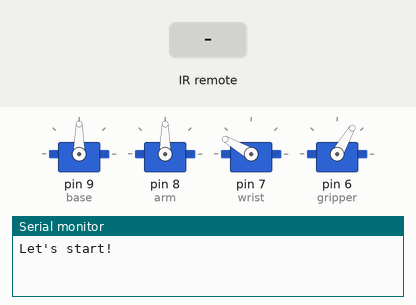
This sketch was run on a simulated Arduino Uno, built with avr-gcc and run on an emulated ATmega328P. On the bench: 4 × servo, the last lines printed to the serial monitor. Inputs (shaded band) come from the test bench.

Above: at 1.2 s.
1.3 s: infrared code 0xFD10EF received
At 1.91 s:
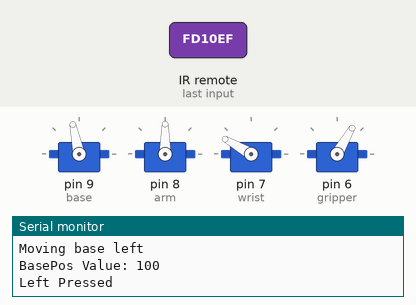
4.3 s: infrared code 0xFDA05F received
At 4.36 s:
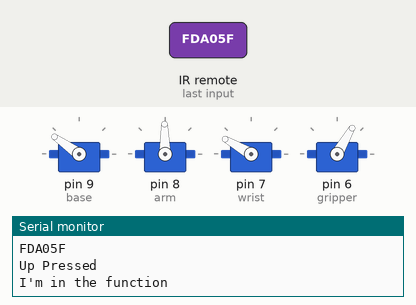
7.3 s: infrared code 0xFD50AF received
At 7.34 s:
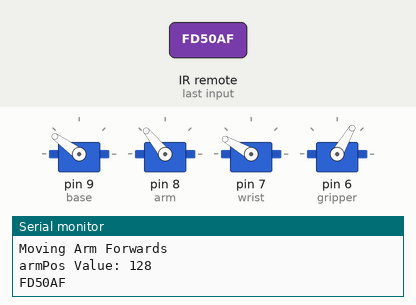
10.3 s: infrared code 0xFDB04F received
At 11.2 s:
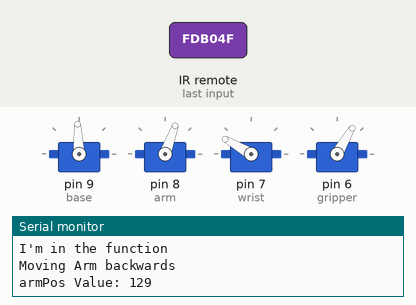
11.8 s: infrared code 0xFD08F7 received
14.8 s: infrared code 0xFD28D7 received
At 17.7 s:
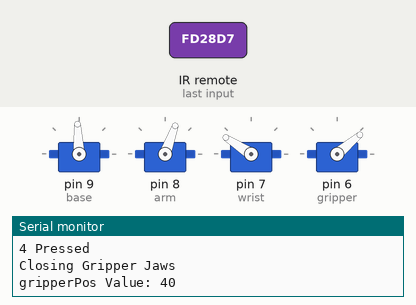
Timing chart, 0 to 18.8 s (numbered marks = the images above; inputs shaded):
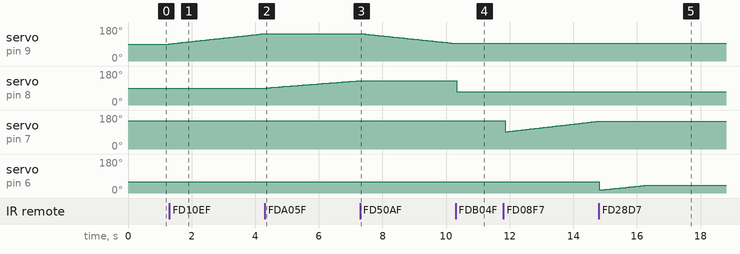

The sketch:

IR_remote_scheme2.ino
```cpp
/*
 *  BASE FUNCTIONS CREATED BY: Alex's Mearm code Serial Control Code 04/04/2015 (c)
*/


#include <IRremote.h>
#include <IRremoteInt.h>
#include <Servo.h>

int RECV_PIN = 11;
IRrecv irrecv(RECV_PIN);
decode_results results;


Servo base, arm, wrist, gripper;

/*  SET TO PARTICULAR VALUES TO PREVENT MOVEMENT AT START */
int basePos = 90;
int armPos = 90; //RIGHT is arm
int wristPos = 90; //LEFT is wrist
int gripperPos = 15;

void setup()
{
  Serial.begin(9600);
  irrecv.enableIRIn(); // Start the receiver

  base.attach(9);
  base.write(90);

  arm.attach(8);
  arm.write(90);

  wrist.attach(7);
  wrist.write(150);

  gripper.attach(6);
  gripper.write(60);

  Serial.print("Let's start!");
  Serial.println();
}

void loop()
{
  if (irrecv.decode(&results))
    {
     Serial.println(results.value, HEX);
     irrecv.resume(); // Receive the next value
    }

     switch(results.value)
     {
        case 0xFD10EF: //left arrow
              Serial.print("Left Pressed");
              Serial.println();
              moveBaseLeft();
              break;
        case 0xFD50AF: //right arrow
              Serial.print("Right Pressed");
              Serial.println();
              moveBaseRight();
              break;
        case 0xFDA05F: //up arrow
              Serial.print("Up Pressed");
              Serial.println();
              moveArmForwards();
              break;
        case 0xFDB04F: //down arrow
              Serial.print("Down Pressed");
              Serial.println();
              moveArmBackwards();
              break;
        case 0xFD08F7: //one
              Serial.print("1 Pressed");
              Serial.println();
              moveWristUp();
              break;
        case 0xFD8877: //two
              Serial.print("2 Pressed");
              Serial.println();
              moveWristDown();
              break;
        case 0xFD28D7: //four
              Serial.print("4 Pressed");
              Serial.println();
              closeGripper();
              break;
        case 0xFDA857: //five
              Serial.print("5 Pressed");
              Serial.println();
              openGripper();
              break;
        case 0xFD58A7: //nine
              Serial.print("9 Pressed");
              Serial.println();
              stopMoving();
              break;
        case 0xFD807F: //Play button
              Serial.print("Play was pressed.");
              Serial.println();
              startMoving();
              break;
     }
}

void moveBaseLeft()
{
  Serial.print("Moving base left ");
  Serial.println();
  Serial.print("BasePos Value: ");
  Serial.print(basePos);
  Serial.println();


  if (basePos >= 0 && basePos != 180)
    {
      basePos = basePos + 1;
      base.write(basePos);
      delay(15);
    }

  if (basePos == 180)
    {
      Serial.print("Reached end of travel....stopping");
      Serial.println();

    }

  Serial.flush();

}

void moveBaseRight()
{
  Serial.print("Moving base right ");
  Serial.println();
  Serial.print("BasePos Value: ");
  Serial.print(basePos);
  Serial.println();

  if (basePos <= 180 && basePos != 0)
    {
      basePos = basePos - 1;
      base.write(basePos);
      delay(15);
    }

  if (basePos == 0)
    {
      Serial.print("Reached end of travel....stopping");
      Serial.println();
    }

  Serial.flush();

}

void moveArmForwards()
{
  Serial.print("I'm in the function");
  Serial.println();
  Serial.print("Moving Arm Forwards ");
  Serial.println();

  Serial.print("armPos Value: ");
  Serial.print(armPos);
  Serial.println();

  if (armPos >=40 && armPos != 180)
    {
      armPos = armPos + 1;
      arm.write(armPos);
      delay(15);
    }

  if( armPos > 145 )
  {
    wrist.write(150);
  }

  if (armPos == 180)
    {
      Serial.print("Reached end of travel....stopping");
      Serial.println();
    }

  Serial.flush();

}

void moveArmBackwards()
{
  Serial.print("I'm in the function");
  Serial.println();
  Serial.print("Moving Arm backwards ");
  Serial.println();

  Serial.print("armPos Value: ");
  Serial.print(armPos);
  Serial.println();


  if( wristPos <= 90 )
  {
      arm.write(70);

  } else if (armPos <= 180 && armPos != 40)
    {
      armPos = armPos - 1;
      arm.write(armPos);
      delay(15);
    }


  if (armPos == 40)
    {
      Serial.print("Reached end of travel....stopping");
      Serial.println();
    }

  Serial.flush();

}

void moveWristUp()
{

  Serial.print("Moving Wrist Up ");
  Serial.println();

  Serial.print("wristPos Value: ");
  Serial.print(wristPos);
  Serial.println();

  if (wristPos >= 70 && wristPos != 165)
    {
      wristPos = wristPos + 1;
      wrist.write(wristPos);
      delay(15);
    }

  if (wristPos == 165)
    {
      Serial.print("Reached end of travel....stopping");
      Serial.println();
    }

  Serial.flush();

}

void moveWristDown()
{

  Serial.print("Moving Wrist Down ");
  Serial.println();
  Serial.print("wristPos Value: ");
  Serial.print(wristPos);
  Serial.println();

  if( armPos == 70 )
  {

  } else if (wristPos <= 165 && wristPos != 70)
    {
      wristPos = wristPos - 1;
      wrist.write(wristPos);
      delay(15);
    }

  if (wristPos == 70)
    {
      Serial.print("Reached end of travel....stopping");
      Serial.println();
    }
  Serial.flush();

}

void closeGripper()
{
//The exported expects 60 - 180 as an angle. Not 0 to 40
  Serial.print("Closing Gripper Jaws ");
  Serial.println();
  Serial.print("gripperPos Value: ");
  Serial.print(gripperPos);
  Serial.println();

  if (gripperPos >= 0 && gripperPos != 40)
    {
      gripperPos++;
      gripper.write(gripperPos);
      delay(15);
    }

  if (gripperPos == 40)
    {
      Serial.print("Reached end of travel....stopping");
      Serial.println();
    }

  Serial.flush();

}

void openGripper()
{
  Serial.print("Opening Gripper Jaws ");
  Serial.println();
  Serial.print("gripperPos Value: ");
  Serial.print(gripperPos);
  Serial.println();

  if (gripperPos <= 40 && gripperPos != 0)
    {
      gripperPos--;
      gripper.write(gripperPos);
      delay(15);
    }

  if (gripperPos == 0)
    {
      Serial.print("Reached end of travel....stopping");
      Serial.println();
    }
  Serial.flush();

}


void startMoving()
{

  Serial.print("Start All Movement ");
  Serial.println();

  base.attach(9);
  arm.attach(8);
  wrist.attach(7);
  gripper.attach(6);

  Serial.flush();

  delay(15);

}


void stopMoving()
{
  Serial.print("Stop All Movement ");
  Serial.println();

  base.detach();
  arm.detach();
  wrist.detach();
  gripper.detach();

  Serial.flush();

  delay(15);

}

void software_Reboot()
{
/*
  wdt_enable(WDTO_15MS);
  while(1)
  {
  }
*/

}
```

Measured:
- after the input at 1.3 s, servo on pin 9 (base): moves from 90° to 145° over 3.0 s, starting at once
- after the input at 4.3 s, servo on pin 9 (base): stays 145° (without the input it goes to 146° after 0.04 s); servo on pin 8 (arm): moves from 90° to 129° over 2.9 s, starting after 0.05 s
- after the input at 7.3 s, servo on pin 9 (base): moves from 145° to 93° over 2.9 s, starting at once; servo on pin 8 (arm): stays 129° (without the input it goes to 130° after 0.05 s)
- after the input at 10.3 s, servo on pin 9 (base): stays 93° (without the input it goes to 92° after 0.02 s); servo on pin 8 (arm): 129° → 70° at once
- after the input at 14.8 s, servo on pin 7 (wrist): stays 147° (without the input it goes to 148° after 0.02 s)
